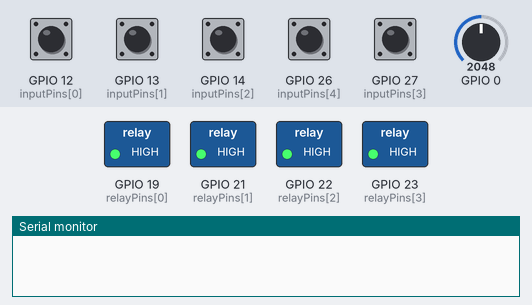
Recording of a sketch running on a simulated ESP32. Parts: switched loads named in the sketch (green lamp = pin HIGH), the last lines printed to the serial monitor. Inputs (shaded band) come from the test bench; at power-on: GPIO 12 (inputPins[0]), GPIO 13 (inputPins[1]), GPIO 14 (inputPins[2]), GPIO 26 (inputPins[4]), GPIO 27 (inputPins[3]) HIGH, GPIO 0 = 2048. Random numbers use the default seed unless the sketch sets one.

Above: at 1.2 s.
1.3 s: GPIO 13 (inputPins[1]) pulled LOW for 0.15 s
At 1.6 s:
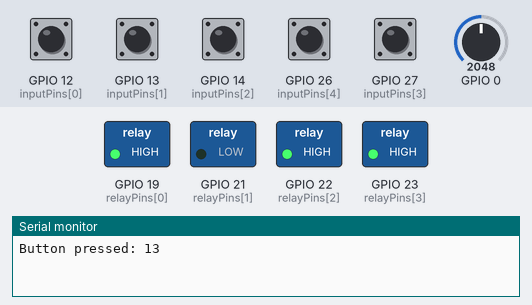
2.9 s: GPIO 27 (inputPins[3]) pulled LOW for 0.15 s
At 4.0 s:
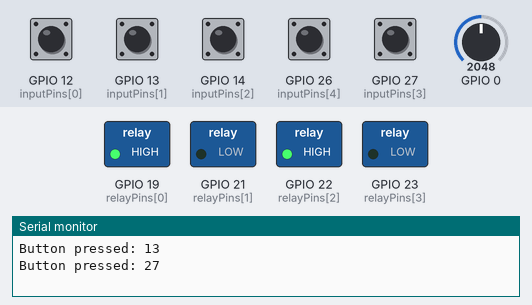
4.5 s: GPIO 14 (inputPins[2]) pulled LOW for 0.15 s
At 5.3 s:
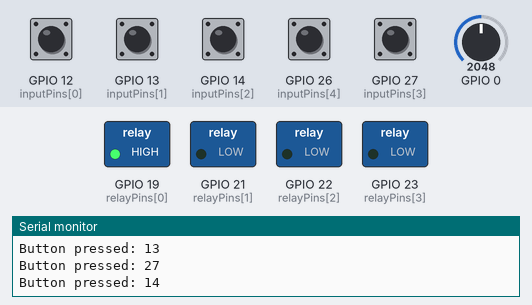
6.1 s: GPIO 12 (inputPins[0]) pulled LOW for 0.15 s
At 6.25 s:
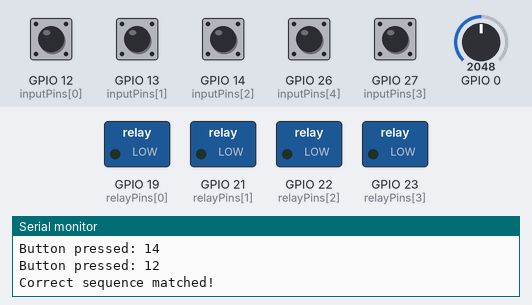
Timing chart, 0 to 13.2 s (numbered marks = the images above; inputs shaded):
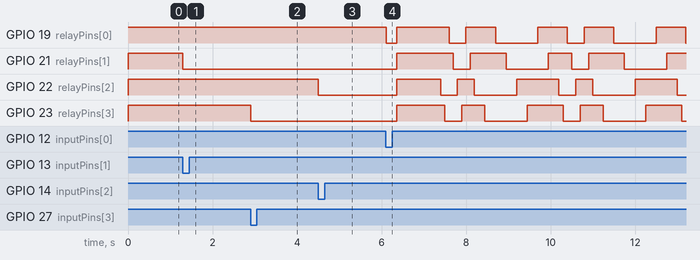

Measured:
- after the input at 1.3 s, GPIO 21 (relayPins[1]): HIGH → LOW at once
- after the input at 2.9 s, GPIO 23 (relayPins[3]): HIGH → LOW at once
- after the input at 4.5 s, GPIO 22 (relayPins[2]): HIGH → LOW at once
- after the input at 6.1 s, GPIO 19 (relayPins[0]): HIGH → LOW at once, → HIGH 0.25 s later, → LOW 1.2 s later, → HIGH 0.40 s later, … (11 changes in this stretch)

The sketch:

main.ino
```cpp
#include <Arduino.h>

const int inputPins[] = {12, 13, 14, 27, 26};
const int relayPins[] = {19, 21, 22, 23};

// int sequence[] = {12, 13, 14, 27}; // Sequence 1 (Yellow, Blue, Orange, Pink)
// int buttonToLedMap[] = {19, 21, 22, 23}; // Corresponding LEDs for each button

// int sequence[] = {14, 12, 27, 13};
// int buttonToLedMap[] = {22, 19, 23, 21};

// int sequence[] = {27, 13, 14, 12};
// int buttonToLedMap[] = {23, 21, 22, 19};

int sequence[] = {12, 27, 13, 14};
int buttonToLedMap[] = {19, 23, 21, 22};

// int sequence[] = {14, 27, 13, 12};
// int buttonToLedMap[] = {22, 23, 21, 19};

// int sequence[] = {12, 14, 27, 13};
// int buttonToLedMap[] = {19, 22, 23, 21};

const int sequenceLength = 4;

bool ledsActive[] = {false, false, false, false};

int sequenceIndex = 0;
bool ledsOn = false;
int lastButtonPressed = -1;
unsigned long sequenceTimeout = 0;
const unsigned long timeoutDuration = 5000; // 5 seconds timeout

const unsigned long debounceDelay = 500; // 500 milliseconds debounce delay

unsigned long lastButtonPressTime = 0; // Store the timestamp of the last button press

void setup() {
  for (int i = 0; i < 4; i++) {
    pinMode(inputPins[i], INPUT_PULLUP);
    pinMode(relayPins[i], OUTPUT);
    digitalWrite(relayPins[i], HIGH);
  }
  pinMode(inputPins[4], INPUT_PULLUP);
   randomizeSequence();
  Serial.begin(9600);
}

void loop() {
  if (digitalRead(inputPins[4]) == LOW) {
    resetGame();
  } else {
    if (sequenceIndex < sequenceLength) {
      checkSequenceWithDebounce();
    }

    if (sequenceIndex == sequenceLength && !ledsOn) {
      blinkLeds();
      resetGame();
      activateAllRelays();
      ledsOn = true;
    }

    // Check for timeout
    if (sequenceIndex > 0 && millis() - sequenceTimeout >= timeoutDuration) {
      resetGame();
      Serial.println("Timeout! You took too long to press the next button.");
    }
  }
  delay(100);
}

void checkSequence() {
  if (sequenceIndex < 0 || sequenceIndex >= sequenceLength) {
    return;
  }

  int buttonPressed = findPressedButton();

  if (buttonPressed != -1 && buttonPressed == sequence[sequenceIndex]) {
    handleCorrectButtonPress(buttonPressed);
  } else if (buttonPressed != -1) {
    resetGame();
  }
}

int findPressedButton() {
  for (int i = 0; i < 5; i++) {
    if (digitalRead(inputPins[i]) == LOW) {
      return inputPins[i];
    }
  }
  return -1;
}

void handleCorrectButtonPress(int buttonPressed) {
  Serial.println("Button pressed: " + String(buttonPressed));
  lastButtonPressed = buttonPressed;
  ledsActive[sequenceIndex] = true;
  digitalWrite(buttonToLedMap[sequenceIndex], LOW);  // Activate the corresponding LED
  sequenceIndex++;

  if (sequenceIndex == sequenceLength) {
    Serial.println("Correct sequence matched!");
    randomizeSequence();
  } else {
    // Reset the timeout timer for the next button press
    sequenceTimeout = millis();
  }
}

void resetGame() {
  Serial.println("Resetting...");
  sequenceIndex = 0;
  lastButtonPressed = -1;
  for (int i = 0; i < 4; i++) {
    ledsActive[i] = false;
    digitalWrite(relayPins[i], HIGH);
  }
  ledsOn = false;
  sequenceTimeout = 0; // Reset the timeout timer
  Serial.println("Game restarted from the beginning.");
}

void activateAllRelays() {
  for (int i = 0; i < 4; i++) {
    digitalWrite(relayPins[i], LOW);
  }
  delay(250);
  resetGame();
}

void displaySequence() {
  for (int i = 0; i < sequenceLength; i++) {
    digitalWrite(buttonToLedMap[i], LOW);  // Turn on the corresponding LED
    delay(250); // Delay to keep the LED on for a short time
    digitalWrite(buttonToLedMap[i], HIGH); // Turn off the LED
    delay(250); // Delay to keep the LED off for a short time

  }
}

void blinkLeds() {
  activateAllRelays();
  resetGame(); // Reset the game state before displaying the sequence


  unsigned long startTime = millis(); // Record the start time
  unsigned long duration = 10000; // 10 seconds duration

  // Define patterns for each LED
  int patterns[][2] = {
    {HIGH, 250},  // LED on for 250ms
    {LOW, 100},   // LED off for 100ms
    {HIGH, 100},  // LED on for 100ms
    {LOW, 250},   // LED off for 250ms
  };

  while (millis() - startTime < duration) {
    for (int i = 0; i < 2; i++) { // Repeat the sequence twice
      for (int j = 0; j < 4; j++) {
        for (int k = 0; k < sequenceLength; k++) {
          digitalWrite(buttonToLedMap[k], patterns[j][0]);  // Turn on/off the corresponding LED
          delay(patterns[j][1]); // Delay based on the pattern
        }
      }
    }
  }
  resetGame();
  delay(250);
}

void checkSequenceWithDebounce() {
  if (sequenceIndex < 0 || sequenceIndex >= sequenceLength) {
    return;
  }

  int buttonPressed = findPressedButton();

  if (buttonPressed != -1) {
    // Check for debounce delay
    if (millis() - lastButtonPressTime >= debounceDelay) {
      lastButtonPressTime = millis(); // Update the last button press time
      if (buttonPressed == sequence[sequenceIndex]) {
        handleCorrectButtonPress(buttonPressed);
      } else {
        resetGame();
      }
    }
  }
}

void randomizeSequence() {
  int currentIndex, randomIndex, temp;

  // Initialize random seed
  randomSeed(analogRead(0));

  // Start from the end of the array and swap each element with a random element before it
  for (currentIndex = sequenceLength - 1; currentIndex > 0; currentIndex--) {
    randomIndex = random(0, currentIndex + 1); // Generate a random index from 0 to currentIndex

    // Swap sequence[currentIndex] and sequence[randomIndex]
    temp = sequence[currentIndex];
    sequence[currentIndex] = sequence[randomIndex];
    sequence[randomIndex] = temp;

    // Also swap buttonToLedMap[currentIndex] and buttonToLedMap[randomIndex]
    temp = buttonToLedMap[currentIndex];
    buttonToLedMap[currentIndex] = buttonToLedMap[randomIndex];
    buttonToLedMap[randomIndex] = temp;
  }
}
```
